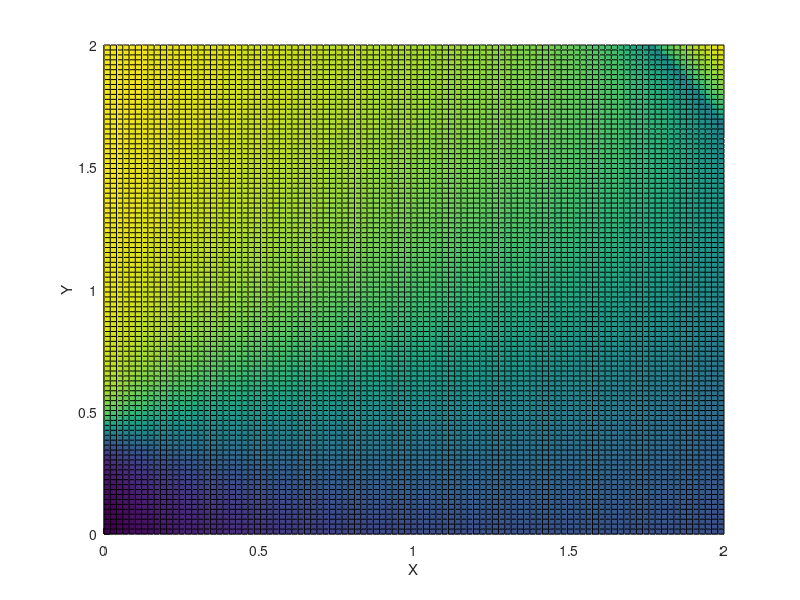
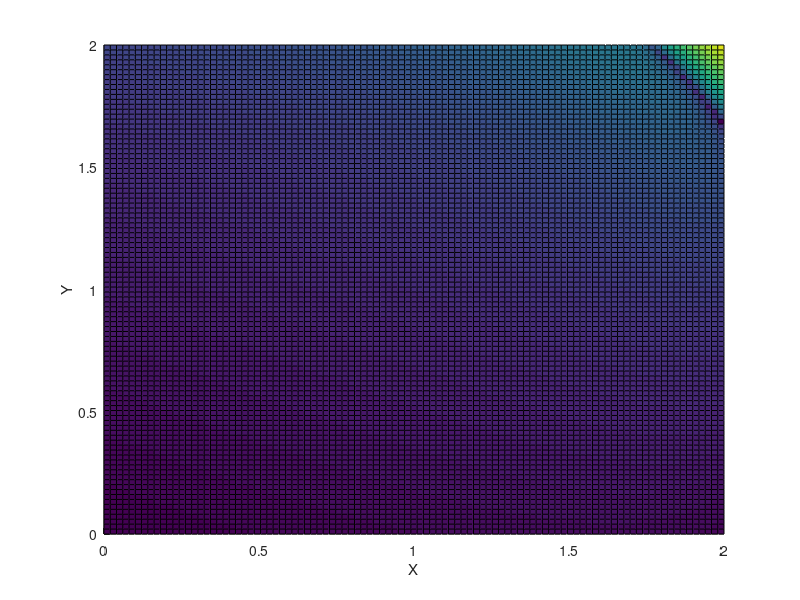
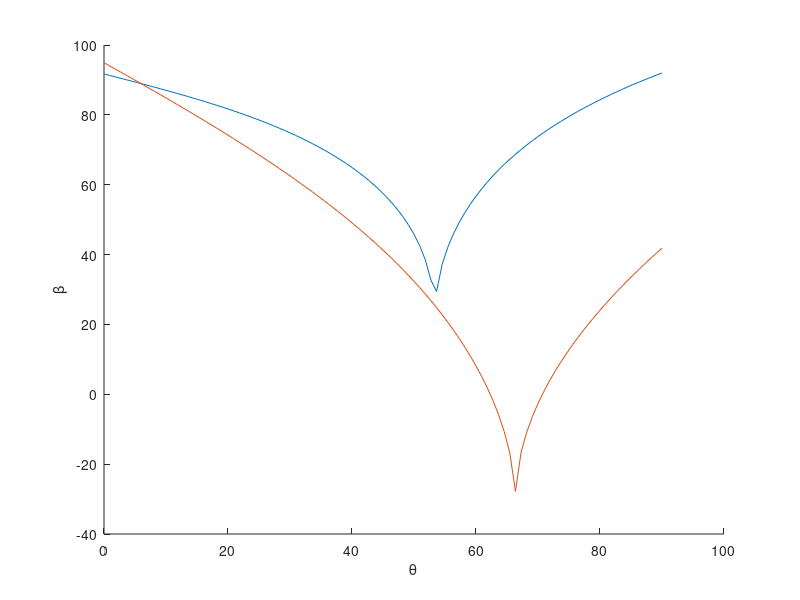

MATLAB code to generate these figures, in order:
% Figuring out when the function to find beta angle becomes undefined

x = linspace(0, 2, 100);
y = linspace(0, 2, 100);
[x_2, y_2] = meshgrid(x, y);
m_1 = -0.153543;
m_2 = 0.405512;
d = 3.052717;
l = 0.568898;

a = (4*l*m_1 - 4*l*x_2).^2;
b = d^2 - l^2 + 2*l*m_2 - 2*l*y_2 - m_1^2 + 2*m_1*x_2 - m_2^2 + 2*m_2*y_2 - x_2.^2 - y_2.^2;
c = d^2 - l^2 - 2*l*m_2 + 2*l*y_2 - m_1^2 + 2*m_1*x_2 - m_2^2 + 2*m_2*y_2 - x_2.^2 - y_2.^2;
top = sqrt(a - 4.*b.*c) - 2*l*m_1 + 2*l.*x_2; 
bottom = d^2 - l^2 + 2*l*m_2 - 2*l*y_2 - m_1^2 + 2*m_1*x_2 - m_2^2 + 2*m_2*y_2 - x_2.^2 - y_2.^2;
beta = 2*(atan(0.5*top./bottom));

top = sqrt(abs(a - 4.*b.*c)) - 2*l*m_1 + 2*l.*x_2; 
bottom = d^2 - l^2 + 2*l*m_2 - 2*l*y_2 - m_1^2 + 2*m_1*x_2 - m_2^2 + 2*m_2*y_2 - x_2.^2 - y_2.^2;
abs_beta = 2*(atan(0.5*top./bottom));

real_beta = real(beta);
pos_beta = abs(real_beta);
deg_beta = real_beta * 180/3.1415;

figure;
hold on
surf(x_2, y_2, real_beta)
xlabel('X')
ylabel('Y')
zlabel('Z')

figure(2);
hold on
surf(x_2, y_2, abs_beta)
xlabel('X')
ylabel('Y')
zlabel('Z')

%% fin1 beta
%graphing beta over the feasible range that x1, y1 can be at

f = 2.15178; % fin length
d = 3.052717; % steering length
l = 0.483608; %rudder length

m_1 = 0.437008;
m_2 = 0.405512;

theta = linspace(0, 3.1415/2, 100); %all trig in radians

x_1 = f*sin(theta);
y_1 = -f*cos(theta);

% calculate beta for alpha to stay at 0 throughout cycle
alpha = 10/180*3.1415;
x_2 = l* sin(theta + alpha) + x_1;
y_2 = -l * cos(theta + alpha) + y_1;
% x_2 = (l + f) * sin(theta);
% y_2 = -(l + f) * cos(theta);

% a = (4*l*m_1 - 4*l*x_2).^2;
a = (4*l*x_2 - 4*l*m_1).^2;
b = d^2 - l^2 + 2*l*m_2 - 2*l*y_2 - m_1^2 + 2*m_1*x_2 - m_2^2 + 2*m_2*y_2 - x_2.^2 - y_2.^2;
c = d^2 - l^2 - 2*l*m_2 + 2*l*y_2 - m_1^2 + 2*m_1*x_2 - m_2^2 + 2*m_2*y_2 - x_2.^2 - y_2.^2;
top = sqrt(abs(a - 4.*b.*c)) - 2*l*m_1 + 2*l.*x_2; 
bottom = d^2 - l^2 + 2*l*m_2 - 2*l*y_2 - m_1^2 + 2*m_1*x_2 - m_2^2 + 2*m_2*y_2 - x_2.^2 - y_2.^2;
beta = 2*(atan(0.5*top./bottom));

deg_beta = beta * 180 / 3.1415;

figure(3);
hold on
plot(theta*180/3.1415, deg_beta)
xlabel('\theta')
ylabel('\beta')

%% fin2 beta
%graphing beta over the feasible range that x1, y1 can be at

f = 2.15178; % fin length
d = 3.052717; % steering length
l = 0.483608; %rudder length

m_1 = -0.276079;
m_2 = 0.405512;

theta = linspace(0, 3.1415/2, 100); %all trig in radians

x_1 = -f*sin(theta);
y_1 = -f*cos(theta);

% calculate beta for alpha to stay at 0 throughout cycle
x_2 = -l* sin(theta + alpha) + x_1;
y_2 = -l * cos(theta + alpha) + y_1;
% x_2 = (l + f) * sin(theta);
% y_2 = -(l + f) * cos(theta);

a = (4*l*m_1 - 4*l*x_2).^2;
b = d^2 - l^2 + 2*l*m_2 - 2*l*y_2 - m_1^2 + 2*m_1*x_2 - m_2^2 + 2*m_2*y_2 - x_2.^2 - y_2.^2;
c = d^2 - l^2 - 2*l*m_2 + 2*l*y_2 - m_1^2 + 2*m_1*x_2 - m_2^2 + 2*m_2*y_2 - x_2.^2 - y_2.^2;
top = sqrt(abs(a - 4.*b.*c)) - 2*l*m_1 + 2*l.*x_2; 
bottom = d^2 - l^2 + 2*l*m_2 - 2*l*y_2 - m_1^2 + 2*m_1*x_2 - m_2^2 + 2*m_2*y_2 - x_2.^2 - y_2.^2;
beta = 2*(atan(0.5*top./bottom));

deg_beta = beta * 180 / 3.1415;

figure(3);
hold on
plot(theta*180/3.1415, deg_beta)
xlabel('\theta')
ylabel('\beta')
